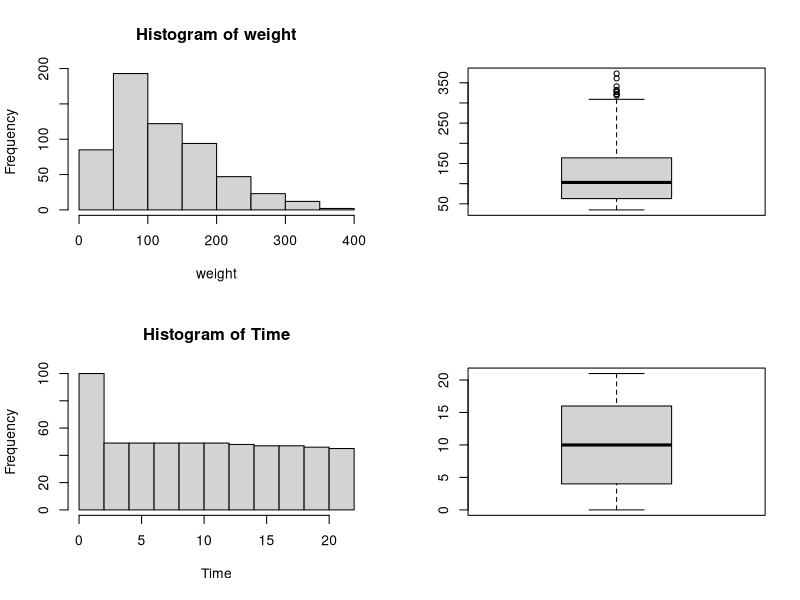
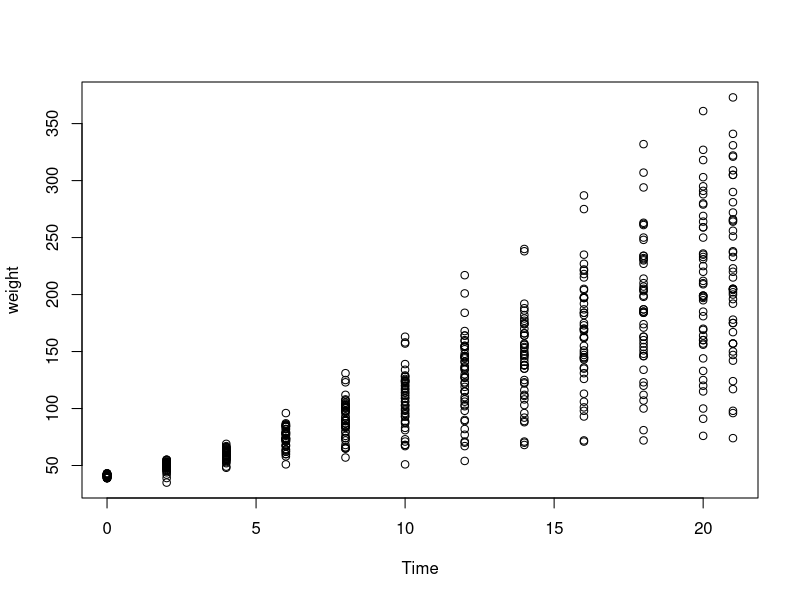
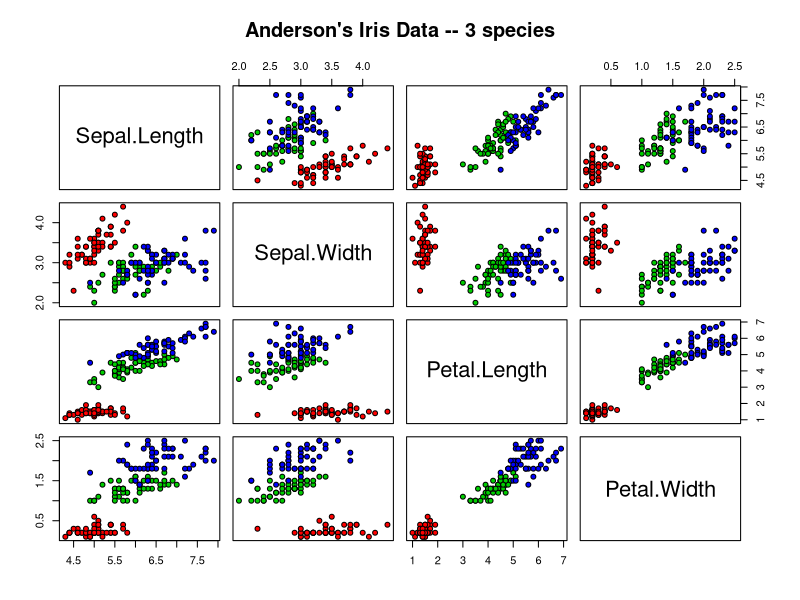
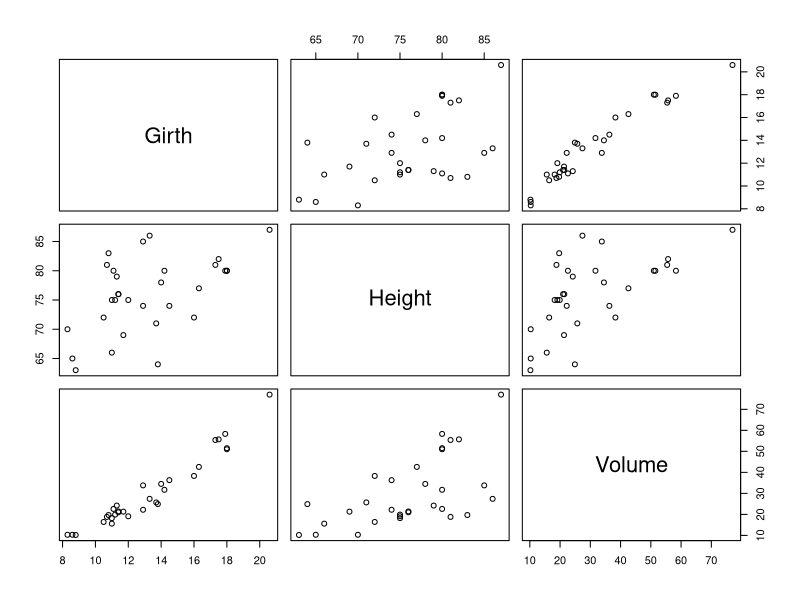
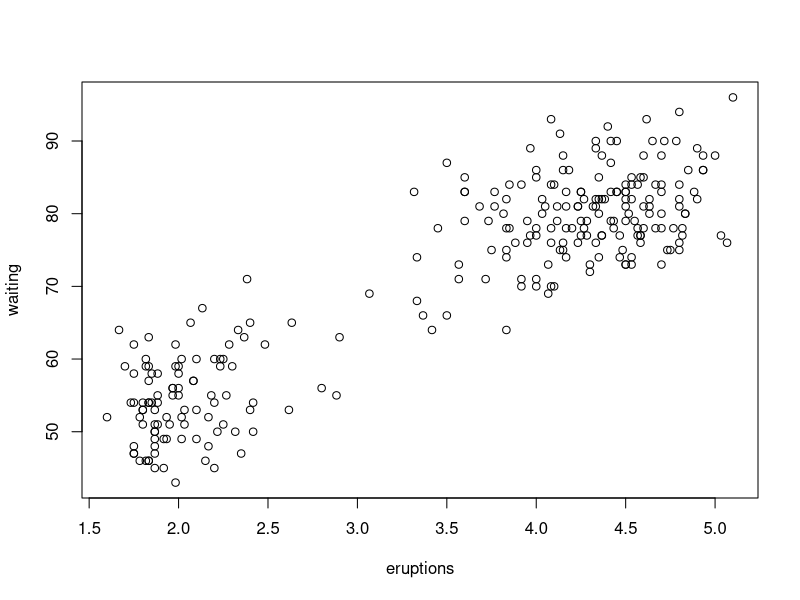
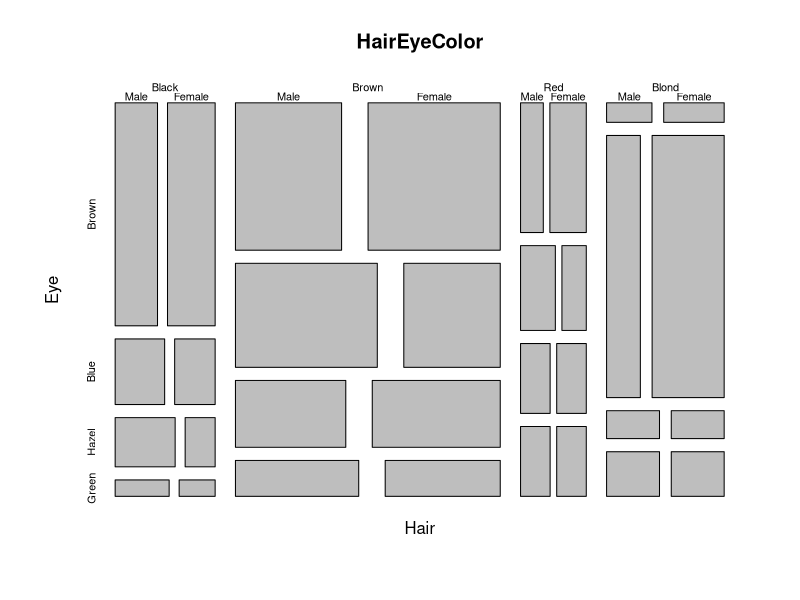
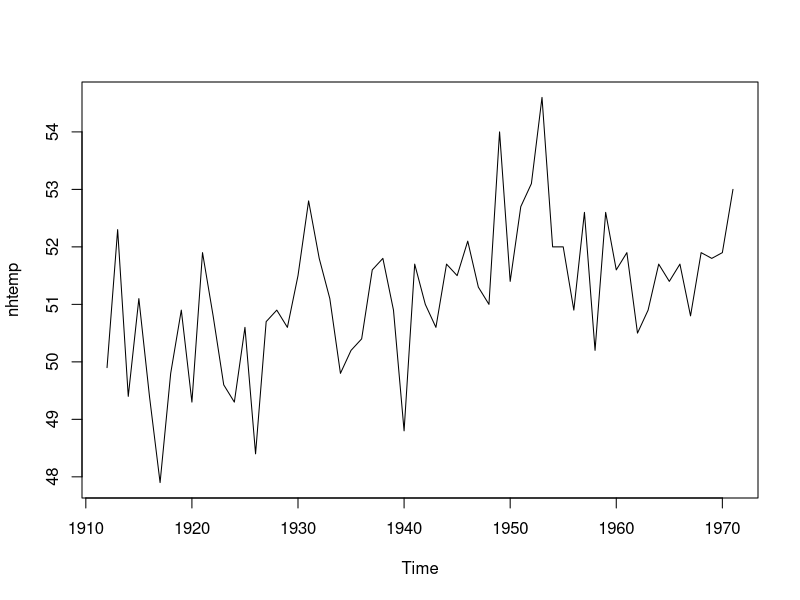
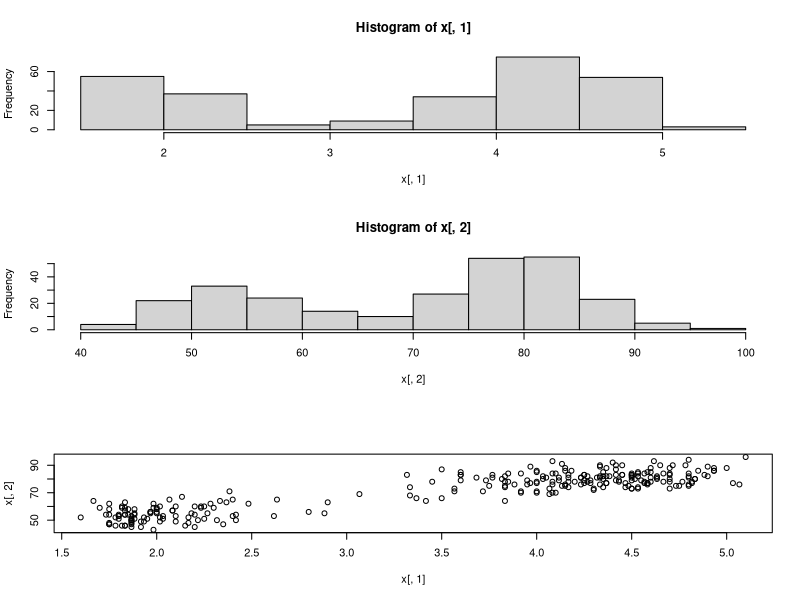

These figures' R source, in order:
## ---- chunk 1
4+6
## ---- chunk 2
x=6
y=4
z=x+y
## ---- chunk 3
z
## ---- chunk 4
ls()
## ---- chunk 5
sqrt(36)
## ---- chunk 6
rm(x,y)
ls()
## ---- chunk 7
z = c(5,9,1,0)
z
x = c(5,9)
y = c(1,0)
z = c(x,y)
z
## ---- chunk 8
x = 1:10
x
seq(1:10)
## ---- chunk 9
seq(1,10,by=2)
seq(8,20,length=6)
## ---- chunk 10
rep(0,100)
rep(1:3,6)
rep(1:3,c(6,6,6))
rep(1:3,rep(6,3))
## ---- chunk 11
x = c(6,8,9)
y = c(1,2,4)
x+y
x*y
x+2
## ---- chunk 12
length(x)
sum(x)
## ---- chunk 13
x = c(7.5,8.2,3.1,5.6,8.2,9.3,6.5,7.0,9.3,1.2,14.5,6.2)
# Mean
mean(x)

# Variance
var(x)

# Standard Deviation
sd(x)

# Summary 
summary(x)
## ---- chunk 14
x[1:6]
x[7:12]
x[c(2,4,6)]
## ---- chunk 15
x[-c(1:6)]
## ---- chunk 16
x = c(5,7,9)
y = c(6,3,4)
z = cbind(x,y)
z
dim(z)
nrow(z)
ncol(z)
rbind(z,z)
## ---- chunk 17
matrix(c(5,7,9,6,3,4), nrow=3)
matrix(c(5,7,9,6,3,4), ncol=3)
z = matrix(c(5,7,9,6,3,4), nrow=3, byrow=T)
z
## ---- chunk 18
y = matrix(c(1,3,0,9,5,-1),nrow=3,byrow=T)
y
y+z
y*z
## ---- chunk 19
x = matrix(c(3,4,-2,6),nrow=2,byrow=T)
x
y%*%x
## ---- chunk 20
# Returns vector of row means.
rowMeans(x)  
# Returns vector of row sums.
rowSums(x)	
# Returns vector of column means.
colMeans(x)	
# Returns vector of column sums.
colSums(x)	
## ---- chunk 21
# Transpose
t(x)	

# Creates diagonal matrix with elements of x in the principal diagonal
p = c(1,2,3,4)
diag(p)

# Returns a vector containing the elements of the principal diagonal
diag(x)	

#	If k is a scalar, this creates a k x k identity matrix. 
diag(3)

# Inverse of a matrix x
solve(x)
solve(x) %*% x
## ---- chunk 22
A = x
b = c(1,2)
solve(A, b)	
## ---- chunk 23
data()
data(ChickWeight)
ChickWeight[1:10,]
attach(ChickWeight)
summary(weight)
summary(ChickWeight[,1])
summary(ChickWeight$weight)
## ---- chunk 24
apply(ChickWeight, 2, class)
ChickWeight = apply(ChickWeight, 2, as.numeric)
apply(ChickWeight, 2, class)
apply(ChickWeight, 2, mean)
## ---- chunk 25
par(mfrow=c(2,2))
hist(weight)
boxplot(weight)
hist(Time)
boxplot(Time)
## ---- chunk 26
par(mfrow=c(1,1))
plot(Time, weight)
## ---- chunk 27
pairs(iris[1:4], main = "Anderson's Iris Data -- 3 species", pch = 21, 
      bg = c("red", "green3", "blue")[unclass(iris$Species)])
## ---- chunk 28
class(trees)
plot(trees)
class(faithful)
plot(faithful)
class(HairEyeColor)
plot(HairEyeColor)
class(nhtemp)
plot(nhtemp)
## ---- chunk 29
sd1 = function(x){
  sqrt(var(x))
}

x = c(9,5,2,3,7)

sd1(x)
## ---- chunk 30
several.plots<-function(x){
par(mfrow=c(3,1))
hist(x[,1])
hist(x[,2])
plot(x[,1],x[,2])
par(mfrow=c(1,1))
apply(x,2,summary)
}

several.plots(faithful)
